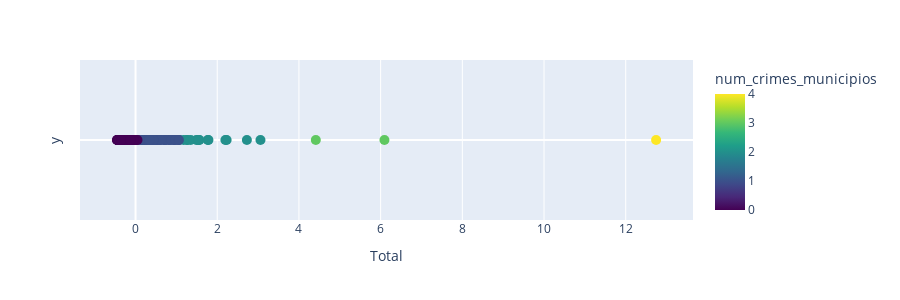

The notebook cell saved with this chart:
### Code cell
clustered_df = aplicar_kmeans(df_crimes_municipios, 5, nome_cluster='num_crimes_municipios')
save_clustered_df_to_csv(clustered_df, "csv_files/", "4_Num_Total_crimes.csv")

### Figure 1 — Plotly figure (JSON) as saved in the notebook; plotly's stock layout.template omitted (floating-point values rounded to 4 significant figures; data arrays with more than 128 entries replaced by an {"elided": "..."} marker saying what was removed)
{"data": [{"customdata": {"elided": "308x3 mixed values"}, "hovertemplate": "valor=%{x}<br>y=%{y}<br>local=%{customdata[0]}<br>codigo=%{customdata[1]}<br>Total=%{customdata[2]}<br>num_crimes_municipios=%{marker.color}<extra></extra>", "legendgroup": "", "marker": {"color": {"elided": "308 int values"}, "coloraxis": "coloraxis", "size": 10, "symbol": "circle"}, "mode": "markers", "name": "", "orientation": "v", "showlegend": false, "type": "scatter", "x": {"elided": "308 float values"}, "xaxis": "x", "y": {"elided": "308 int values"}, "yaxis": "y"}], "layout": {"coloraxis": {"colorbar": {"title": {"text": "num_crimes_municipios"}}, "colorscale": [[0, "#440154"], [0.1111, "#482878"], [0.2222, "#3e4989"], [0.3333, "#31688e"], [0.4444, "#26828e"], [0.5556, "#1f9e89"], [0.6667, "#35b779"], [0.7778, "#6ece58"], [0.8889, "#b5de2b"], [1, "#fde725"]]}, "height": 300, "legend": {"tracegroupgap": 0}, "margin": {"t": 60}, "xaxis": {"anchor": "y", "domain": [0, 1], "title": {"text": "Total"}}, "yaxis": {"anchor": "x", "domain": [0, 1], "showgrid": false, "showticklabels": false, "title": {"text": "y"}}}}
